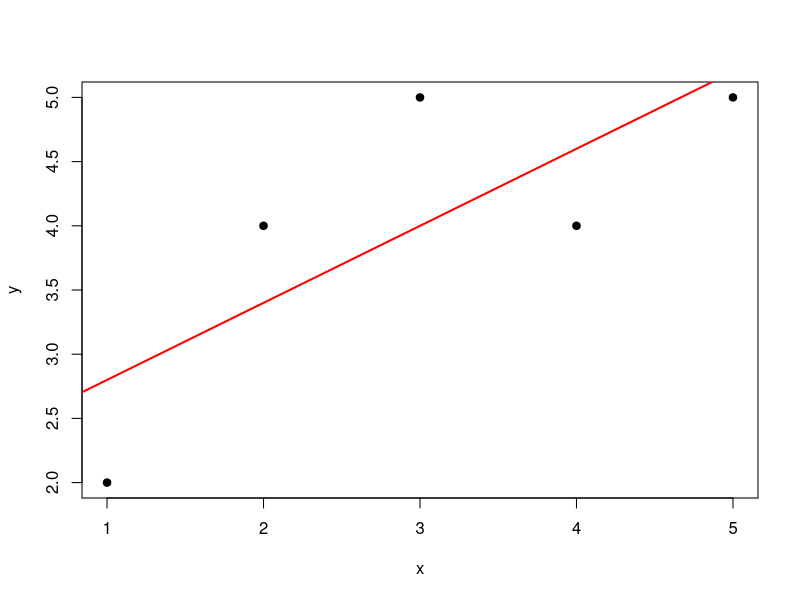

Recreate this plot in R.
# Данные
x <- c(1, 2, 3, 4, 5)
y <- c(2, 4, 5, 4, 5)

# Формулы
n <- length(x)
a <- (n * sum(x*y) - sum(x)*sum(y)) /
  (n * sum(x^2) - (sum(x))^2)

b <- mean(y) - a * mean(x)

a; b  # коэффициенты

y_pred <- a * x + b

plot(x, y, pch = 19)
abline(a = b, b = a, col = "red", lwd = 2)
